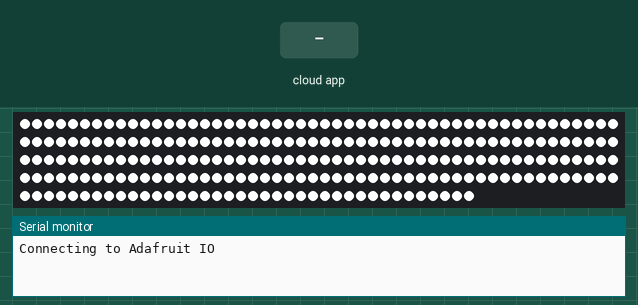
The sketch below on a simulated Arduino Uno, built with avr-gcc and run on an emulated ATmega328P. Shown: 238 RGB LEDs in strip order, left to right, continuing on the next row, the last lines printed to the serial monitor. Inputs (shaded band) come from the test bench. Random numbers use the default seed unless the sketch sets one.

Above: at 0.1 s.
2.8 s: the phone or cloud app sets party to 1
At 3.5 s:
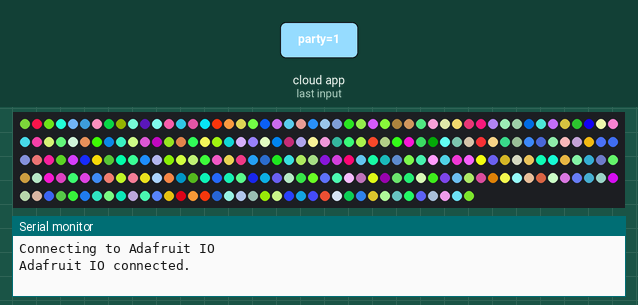
6.0 s: the phone or cloud app sets gay to 1
At 7.0 s:
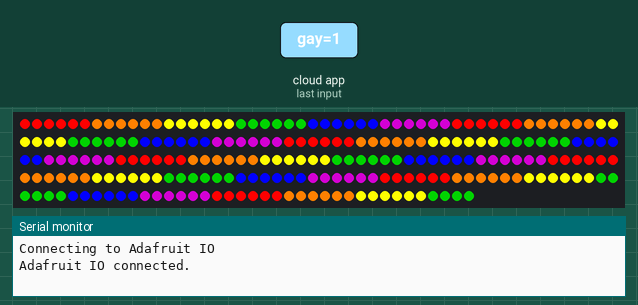
Timing chart, 0 to 9.0 s (numbered marks = the images above; inputs shaded):
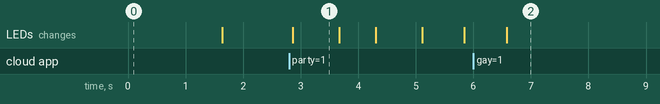

Measured:
- after the input at 2.8 s, the LEDs: change after 0.06 s (image 1)
- what the display in image 1 shows lasts 0.8 s, from 2.9 s to 3.7 s

The sketch:

flowerpower_wifi.ino
```cpp
#include "config.h"
#define FASTLED_ESP8266_NODEMCU_PIN_ORDER
#include "FastLED.h"
#define NUM_LEDS 238
#define DATA_PIN 5
#define COLOR_ORDER GRB
CRGB leds[NUM_LEDS];

AdafruitIO_Feed *colour = io.feed("colour");
AdafruitIO_Feed *party = io.feed("party");
AdafruitIO_Feed *gay = io.feed("gay");
AdafruitIO_Feed *test = io.feed("test");

int r;
int g;
int b;

int start_partyTime;
int start_gayTime;

int randomNumber;
int randomDelay;

void setup() {
  FastLED.addLeds<NEOPIXEL, DATA_PIN>(leds, NUM_LEDS);
  for(int i = 0; i < NUM_LEDS; i++){
    leds[i] = CRGB::White;
  }
  FastLED.show();

  Serial.begin(115200);
  while(! Serial);
  Serial.print("Connecting to Adafruit IO");
  io.connect();

  colour->onMessage(setColour);
  party->onMessage(startParty);
  gay->onMessage(startGayTime);

  while(io.status() < AIO_CONNECTED) {
    Serial.print(".");
    delay(500);
  }
  Serial.println();
  Serial.println(io.statusText());

  for(int i = 0; i < NUM_LEDS; i++){
    leds[i] = CRGB::White;
  }
  FastLED.show();
}

void loop() {
  io.run();
  if(start_gayTime == 1){
    gayTime();
  }
  else if(start_partyTime == 1){
    partyTime();
  }
  else{
    displayColour();
  }
  delay(500);
}

void setColour(AdafruitIO_Data *data){
  Serial.println("Received:");
  Serial.print("  - R: ");
  Serial.println(data->toRed());
  Serial.print("  - G: ");
  Serial.println(data->toGreen());
  Serial.print("  - B: ");
  Serial.println(data->toBlue());
  Serial.print("  - HEX: ");
  Serial.println(data->value());
  r = data->toRed();
  g = data->toGreen();
  b = data->toBlue();
}

void displayColour(){
  for(int i = 0; i < NUM_LEDS; i++){
    leds[i] = CRGB(r,g,b);
  }
  FastLED.show();
}

void startParty(AdafruitIO_Data *data){
  start_partyTime = data->toPinLevel();
}

void startGayTime(AdafruitIO_Data *data){
  start_gayTime = data->toPinLevel();
}

void partyTime(){
      for(int i = 0; i < NUM_LEDS; i++){
        randomNumberGenerator();
        int r = randomNumber;
        randomNumberGenerator();
        int g = randomNumber;
        randomNumberGenerator();
        int b = randomNumber;
        leds[i] = CRGB(r,g,b);
      }
      FastLED.show();
      randomDelayGenerator();
      delay(randomDelay);
}

void gayTime(){
    CRGB colours[] = {CRGB::Red, CRGB(255,128,0), CRGB::Yellow, CRGB::Green, CRGB::Blue, CRGB::Purple};
    for(int p = 0; p < 40; p++){
      for(int i = 0; i < 6; i++){
        leds[6 * p + i] = colours[(p + 6) % 6];
      }
    }
    FastLED.show();

//    for(int i = 0; i < 6; i++){
//      leds[i] = CRGB::Red;
//    }
//    for(int i = 6; i < 12; i++){
//      leds[i] = CRGB(255,128,0);
//    }
//    for(int i = 12; i < 18; i++){
//      leds[i] = CRGB::Yellow;
//    }
//    for(int i = 18; i < 24; i++){
//      leds[i] = CRGB::Green;
//    }
//    for(int i = 24; i < 30; i++){
//      leds[i] = CRGB::Blue;
//    }
//    for(int i = 30; i < 36; i++){
//      leds[i] = CRGB::Purple;
//    }
//    for(int i = 36; i < 42; i++){
//      leds[i] = CRGB::Red;
//    }
//    for(int i = 42; i < 48; i++){
//      leds[i] = CRGB(255,128,0);
//    }
//    for(int i = 48; i < 54; i++){
//      leds[i] = CRGB::Yellow;
//    }
//    for(int i = 54; i < 60; i++){
//      leds[i] = CRGB::Green;
//    }
//    for(int i = 60; i < 66; i++){
//      leds[i] = CRGB::Blue;
//    }
//    for(int i = 66; i < 72; i++){
//      leds[i] = CRGB::Purple;
//    }
//    for(int i = 72; i < 78; i++){
//      leds[i] = CRGB::Red;
//    }
//    for(int i = 78; i < 84; i++){
//      leds[i] = CRGB(255,128,0);
//    }
//    for(int i = 84; i < 90; i++){
//      leds[i] = CRGB::Yellow;
//    }
//    for(int i = 90; i < 96; i++){
//      leds[i] = CRGB::Green;
//    }
//    for(int i = 96; i < 102; i++){
//      leds[i] = CRGB::Blue;
//    }
//    for(int i = 102; i < 108; i++){
//      leds[i] = CRGB::Purple;
//    }
//    for(int i = 108; i < 114; i++){
//      leds[i] = CRGB::Red;
//    }
//    for(int i = 114; i < 120; i++){
//      leds[i] = CRGB(255,128,0);
//    }
//    for(int i = 120; i < 126; i++){
//      leds[i] = CRGB::Yellow;
//    }
//    for(int i = 126; i < 132; i++){
//      leds[i] = CRGB::Green;
//    }
//    for(int i = 132; i < 136; i++){
//      leds[i] = CRGB::Blue;
//    }
//    for(int i = 136; i < 142; i++){
//      leds[i] = CRGB::Purple;
//    }
//    for(int i = 142; i < 148; i++){
//      leds[i] = CRGB::Red;
//    }
//    for(int i = 148; i < 154; i++){
//      leds[i] = CRGB(255,128,0);
//    }
//    for(int i = 154; i < 160; i++){
//      leds[i] = CRGB::Yellow;
//    }
//    for(int i = 160; i < 166; i++){
//      leds[i] = CRGB::Green;
//    }
//    for(int i = 166; i < 172; i++){
//      leds[i] = CRGB::Blue;
//    }
//    for(int i = 172; i < 178; i++){
//      leds[i] = CRGB::Purple;
//    }
//    for(int i = 178; i < 184; i++){
//      leds[i] = CRGB::Red;
//    }
//    for(int i = 184; i < 190; i++){
//      leds[i] = CRGB(255,128,0);
//    }
//    for(int i = 190; i < 196; i++){
//      leds[i] = CRGB::Yellow;
//    }
//    for(int i = 196; i < 202; i++){
//      leds[i] = CRGB::Green;
//    }
//    for(int i = 202; i < 208; i++){
//      leds[i] = CRGB::Blue;
//    }
//    for(int i = 214; i < 220; i++){
//      leds[i] = CRGB::Purple;
//    }
//    for(int i = 220; i < 226; i++){
//      leds[i] = CRGB::Red;
//    }
//    for(int i = 226; i < 232; i++){
//      leds[i] = CRGB(255,128,0);
//    }
//    for(int i = 232; i < 238; i++){
//      leds[i] = CRGB::Yellow;
//    }
}

void randomNumberGenerator(){
 randomNumber = random8(0,255);
}

void randomDelayGenerator(){
  randomDelay = random8(500,2000);
}
```

config.h
```cpp
#define IO_USERNAME    "microverse"
#define IO_KEY         "aae94f10af42423c8b4adcc661f01cde"

#define WIFI_SSID       "Octanis"
#define WIFI_PASS       "SoLongAndThanksForAllTheFish"

#include "AdafruitIO_WiFi.h"
AdafruitIO_WiFi io(IO_USERNAME, IO_KEY, WIFI_SSID, WIFI_PASS);
```
